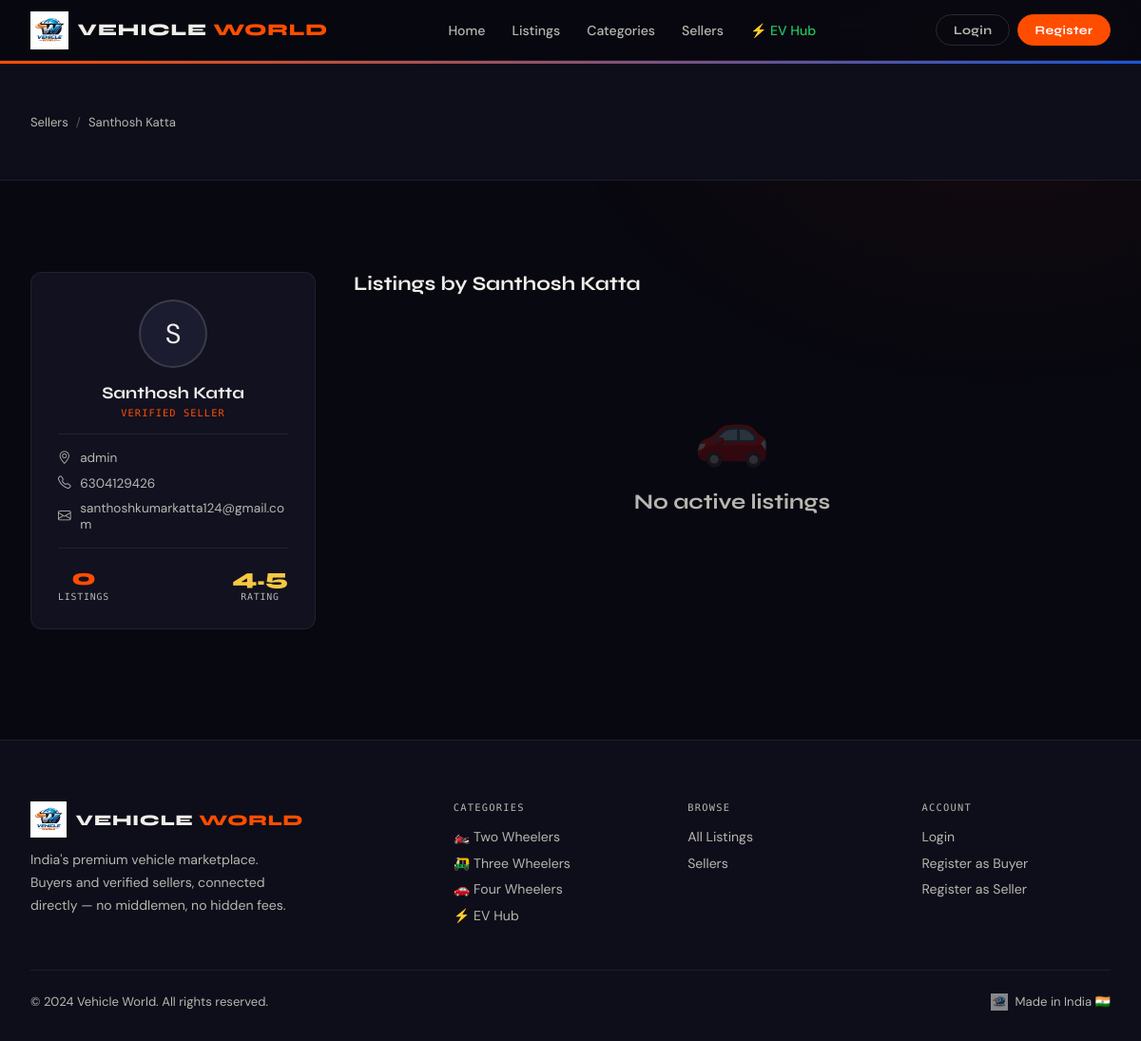
Page /sellers/1/ on the committed database.
### marketplace/models.py (models this page shows, shortened)
class Seller(models.Model):
    user       = models.OneToOneField(User, on_delete=models.CASCADE,
                                      related_name='seller_profile', null=True, blank=True)
    name       = models.CharField(max_length=150)
    phone      = models.CharField(max_length=20)
    email      = models.EmailField()
    location   = models.CharField(max_length=200)
    avatar     = models.ImageField(upload_to='sellers/', blank=True, null=True)
    bio        = models.TextField(blank=True)
    is_verified = models.BooleanField(default=False)
    rating     = models.DecimalField(max_digits=3, decimal_places=1, default=4.5)
    total_sales = models.PositiveIntegerField(default=0)
    created_at = models.DateTimeField(auto_now_add=True)

### marketplace/views.py (the view)
# urls.py: path('sellers/<int:pk>/',        views.seller_profile,   name='seller_profile'),
def seller_profile(request, pk):
    seller   = get_object_or_404(Seller, pk=pk)
    vehicles = Vehicle.objects.filter(seller=seller, status='active')
    reviews  = Review.objects.filter(seller=seller).order_by('-created_at')
    return render(request, 'marketplace/seller_profile.html', {
        'seller': seller, 'vehicles': vehicles, 'reviews': reviews,
    })

### marketplace/templates/marketplace/seller_profile.html (shortened to what this page needs)
{% extends 'marketplace/base.html' %}
{% block content %}
<div class="page-header">
  <div class="container">
    <div class="breadcrumb"><a href="{% url 'sellers' %}">Sellers</a><span class="breadcrumb-sep">/</span><span>{{ seller.name }}</span></div>
  </div>
</div>
<section class="section">
  <div class="container">
    <div style="display:grid;grid-template-columns:300px 1fr;gap:2.5rem;align-items:start;">
      <div>
        <div class="card-panel" style="text-align:center;margin-bottom:1.25rem;">
          <div class="seller-avatar" style="width:72px;height:72px;font-size:1.8rem;margin:0 auto 1rem;">{% if seller.avatar %}<img src="{{ seller.avatar.url }}" alt="">{% else %}{{ seller.name.0|upper }}{% endif %}</div>
          <div style="font-family:'Syne',sans-serif;font-weight:700;font-size:1.1rem;color:var(--cream);">{{ seller.name }}</div>
          <div style="font-family:'DM Mono',monospace;font-size:0.65rem;color:var(--ember);letter-spacing:0.1em;text-transform:uppercase;margin:0.25rem 0;">Verified Seller</div>
          <div style="height:1px;background:var(--border);margin:1rem 0;"></div>
          <div style="display:flex;flex-direction:column;gap:0.6rem;text-align:left;">
            <div style="display:flex;align-items:center;gap:0.6rem;font-size:0.85rem;color:var(--cream2);"><i class="bi bi-geo-alt"></i>{{ seller.location }}</div>
            <div style="display:flex;align-items:center;gap:0.6rem;font-size:0.85rem;color:var(--cream2);"><i class="bi bi-telephone"></i><a href="tel:{{ seller.phone }}" style="color:var(--cream2);text-decoration:none;">{{ seller.phone }}</a></div>
            <div style="display:flex;align-items:center;gap:0.6rem;font-size:0.85rem;color:var(--cream2);word-break:break-all;"><i class="bi bi-envelope"></i><a href="mailto:{{ seller.email }}" style="color:var(--cream2);text-decoration:none;">{{ seller.email }}</a></div>
          </div>
          <div style="height:1px;background:var(--border);margin:1rem 0;"></div>
          <div style="display:flex;justify-content:space-between;">
            <div style="text-align:center;"><div style="font-family:'Syne',sans-serif;font-weight:800;font-size:1.5rem;color:var(--ember);">{{ vehicles.count }}</div><div style="font-family:'DM Mono',monospace;font-size:0.62rem;color:var(--cream2);text-transform:uppercase;letter-spacing:0.08em;">Listings</div></div>
            <div style="text-align:center;"><div style="font-family:'Syne',sans-serif;font-weight:800;font-size:1.5rem;color:var(--gold2);">{{ seller.rating }}</div><div style="font-family:'DM Mono',monospace;font-size:0.62rem;color:var(--cream2);text-transform:uppercase;letter-spacing:0.08em;">Rating</div></div>
          </div>
        </div>
      </div>
      <div>
        <h2 style="font-family:'Syne',sans-serif;font-weight:700;font-size:1.3rem;color:var(--cream);margin-bottom:1.5rem;">Listings by {{ seller.name }}</h2>
        {% if vehicles %}
        <div class="grid-auto">{% for v in vehicles %}{% include 'marketplace/partials/vcard.html' with vehicle=v %}{% endfor %}</div>
        {% else %}
        <div class="empty-state"><div class="empty-icon">🚗</div><div class="empty-title">No active listings</div></div>
        {% endif %}
      </div>
    </div>
  </div>
</section>
{% endblock %}

### marketplace/static/marketplace/css/main.css (style rules this page uses)
:root { --bg: #080810; --bg2: #0E0E1A; --bg3: #141424; --bg4: #1C1C30; --surface: #111120; --border: rgba(240,238,233,0.07); --border2: rgba(240,238,233,0.14); --cream: #F0EEE9; --cream2: #B8B6B0; --cobalt: #1A56DB; --cobalt2: #2563EB; --ember: #FF4D00; --ember2: #E63D00; --gold: #D4A843; --gold2: #F5C842; --green: #16A34A; --green2: #22C55E; --red: #DC2626; --r: 8px; --r2: 12px; --shadow: 0 20px 60px rgba(0,0,0,0.6); --shadow2: 0 4px 20px rgba(0,0,0,0.4); --glow-e: 0 0 40px rgba(255,77,0,0.2); --glow-c: 0 0 40px rgba(26,86,219,0.2); --transition: 0.22s cubic-bezier(0.4,0,0.2,1); }
*,*::before,*::after { box-sizing:border-box; margin:0; padding:0; }
html { scroll-behavior:smooth; }
body { font-family:'DM Sans',sans-serif; background:var(--bg); color:var(--cream); min-height:100vh; overflow-x:hidden; -webkit-font-smoothing:antialiased; }
* { cursor:default; }
a,button,[role=button],select,input,textarea,label { cursor:pointer; }
.container { max-width:1280px; margin:0 auto; padding:0 2rem; }
.section { padding:6rem 0; }
.seller-avatar { width:52px; height:52px; border-radius:50%; background:var(--bg4); border:2px solid var(--border2); display:flex; align-items:center; justify-content:center; font-size:1.2rem; overflow:hidden; flex-shrink:0; }
.page-header { background:var(--bg2); border-bottom:1px solid var(--border); padding:3.5rem 0 2.5rem; position:relative; overflow:hidden; }
.page-header::after { content:''; position:absolute; top:0; left:0; right:0; height:3px; background:linear-gradient(90deg,var(--ember),var(--cobalt),var(--ember)); background-size:200%; animation:gradient-shift 4s ease infinite; }
.breadcrumb { display:flex; align-items:center; gap:0.5rem; font-size:0.82rem; color:var(--cream2); margin-bottom:0.75rem; }
.breadcrumb a { color:var(--cream2); text-decoration:none; }
.breadcrumb-sep { opacity:0.4; }
.empty-state { text-align:center; padding:5rem 2rem; }
.empty-icon { font-size:4rem; opacity:0.2; margin-bottom:1rem; }
.empty-title { font-family:'Syne',sans-serif; font-weight:700; font-size:1.4rem; color:var(--cream2); margin-bottom:0.5rem; }
.card-panel { background:var(--surface); border:1px solid var(--border); border-radius:var(--r2); padding:1.75rem; }

### rows in the picture
Seller: name "Santhosh Katta", name.0 "S", location "admin", phone "6304129426", email "santhoshkumarkatta124@gmail.com", rating "4.5"

### other values in the picture
{{ vehicles.count }} "0"
